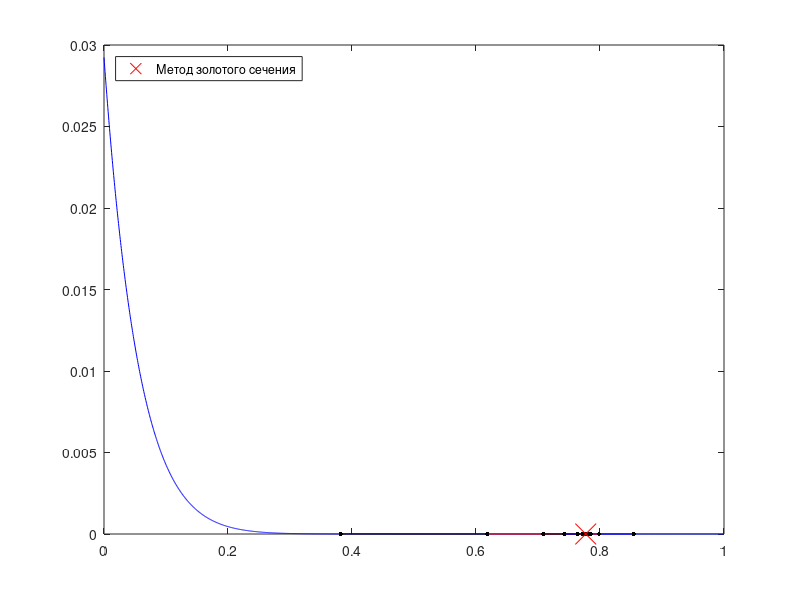

The MATLAB source for this figure:
function lab02
    clc;
    debug = true;

    a = 0;
    b = 1;
    eps = 1e-6;

    fplot(@(x) func(x), [a, b], 'b');
    hold on;

    global N;
    N = 0;

    [x, f] = goldenSectionSearch(a, b, eps, debug);
    fprintf('Минимум функции: (x=%10.10f, f=%10.10f)\n', x, f);
    fprintf('N = %d\n', N);
    x - 0.777

    p = plot(x, f, 'rx', 'MarkerSize', 15);
    legend((p), 'Метод золотого сечения', 'Location', 'northwest');

    hold off;
end

function y = func(x)
    global N;
    N = N + 1;

    y = (x - 0.777) .^ 14;

%     x3 = power(x, 3);
%     x2 = power(x, 2);
%     sqrt2 = sqrt(2);
%
%     ch = cosh((3 * x3 + 2 * x2 - 4 * x + 5) / 3);
%     th = tanh((x3 - 3 * sqrt2 * x - 2) / (2 * x + sqrt2));
%
%     y = ch + th - 2.5;
end

function [x, f] = goldenSectionSearch(a, b, eps, debug)
    tau = (sqrt(5) - 1) / 2;
    delta = b - a;

    xl = b - tau * delta;
    xr = a + tau * delta;
    fl = func(xl);
    fr = func(xr);

    iteration = 1;
    colors = ['k', 'r', 'b'];

    if debug
        fprintf('Итерация %d: [a=%10.10f, b=%10.10f], (xl=%10.10f, xr=%10.10f)\n', iteration, a, b, xl, xr);
        plot([xl xr], [fl fr], colors(1 + mod(iteration - 1, 3)));
        plot(xl, fl, 'k.', 'MarkerSize', 10);
        plot(xr, fr, 'k.', 'MarkerSize', 10);
        iteration = iteration + 1;
    end

    while delta > 2 * eps
        if fl > fr
            a = xl;
            delta = b - a;
            xl = xr;
            fl = fr;
            xr = a + tau * delta;
            fr = func(xr);
        else
            b = xr;
            delta = b - a;
            xr = xl;
            fr = fl;
            xl = b - tau * delta;
            fl = func(xl);
        end

        if debug
            fprintf('Итерация %d: [a=%10.10f, b=%10.10f], (xl=%10.10f, xr=%10.10f)\n', iteration, a, b, xl, xr);
            plot([xl xr], [fl fr], colors(1 + mod(iteration - 1, 3)));
            plot(xl, fl, 'k.', 'MarkerSize', 10);
            plot(xr, fr, 'k.', 'MarkerSize', 10);
            iteration = iteration + 1;
        end
    end

    x = (a + b) / 2;
    f = func(x);
end
